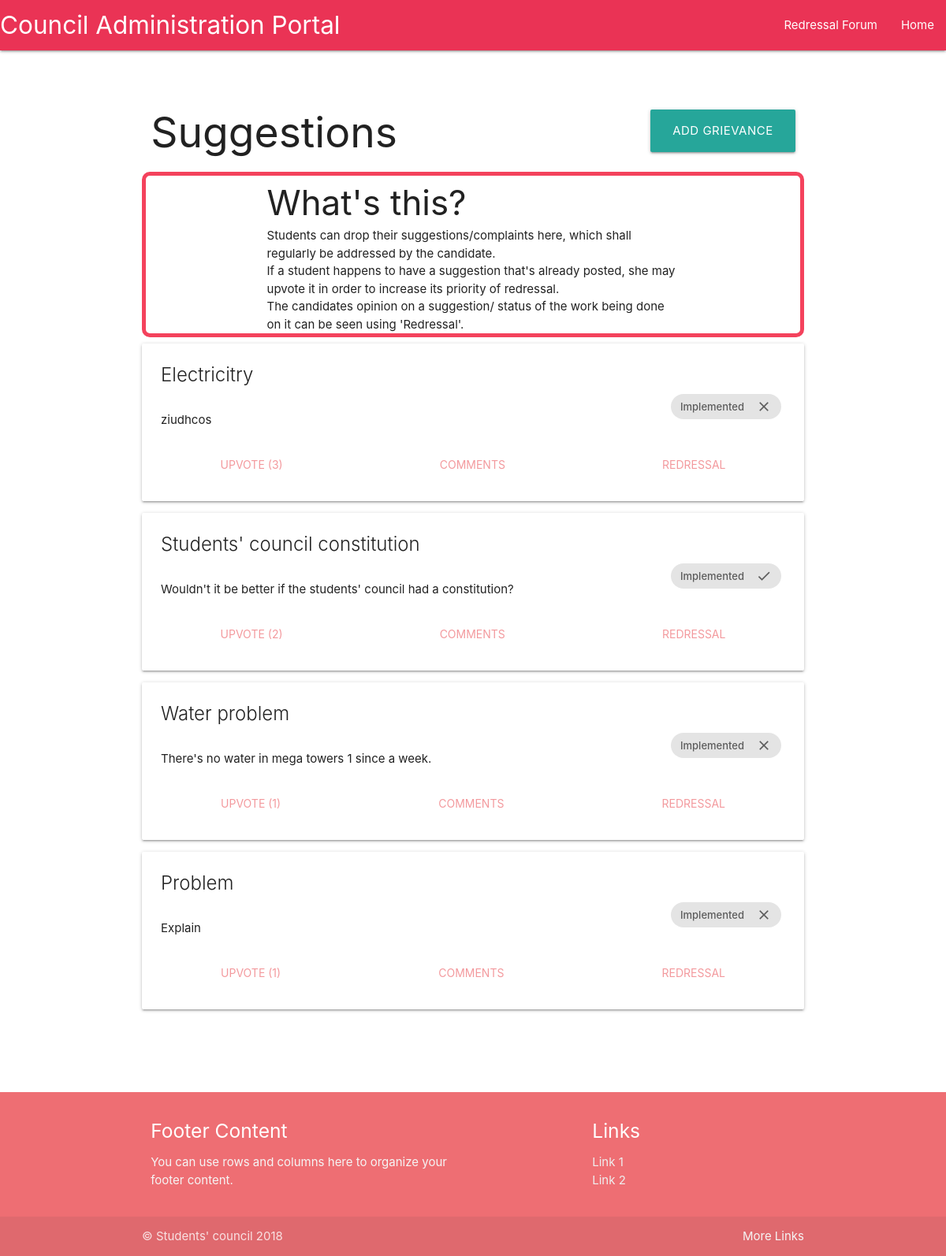
The app's page /grievance/posts/ (signed in) with its own data.
### grievance/models.py (models this page shows, shortened)
class Post(models.Model):
    author = models.ForeignKey(User, on_delete = models.CASCADE)
    title = models.CharField(max_length = 200)
    text = models.TextField()
    upvote = models.IntegerField(default=0)
    implemented = models.BooleanField(default=False)
    created_date = models.DateTimeField(default = timezone.now)
    published_date = models.DateTimeField( blank=True, null = True)

### grievance/views.py (the view)
class PostListView(LoginRequiredMixin,ListView):
    model = Post
    context_object_name = 'posts'
    template_name = 'grievance/complaints/posts.html'
    def get_queryset(self):
        return Post.objects.all().order_by('-upvote')
    def get_context_data(self, **kwargs):
        context = super(PostListView, self).get_context_data(**kwargs)
        context['user'] = User.objects.filter(email=self.request.user.email)
        return context

### grievance/templates/grievance/complaints/posts.html
{% extends "base.html" %}
{% block content %}
<div class="container">
  <div class = "row" style="margin-top:5em;">
    <div class="col s6">
      <h2 style="margin:0px; float:left;">Suggestions</h2>
    </div>
    <div class="col s6">
      <a class="waves-effect waves-light btn-large" style="float:right;" href="{% url 'grievance:add_post' %}">Add Grievance</a>
    </div>
  </div>
  <div class="container suggestions-text">
  <div class="container">
    <h3 style="margin:2% 0 1% 5%;">What's this?</h3>
    <p class="text-usage">Students can drop their suggestions/complaints here, which shall regularly be addressed by the candidate.</p>
    <p class="text-usage">If a student happens to have a suggestion that's already posted, she may upvote it in order to increase its priority of redressal.</p>
    <p class="text-usage">The candidates opinion on a suggestion/ status of the work being done on it can be seen using 'Redressal'.</p>
  </div>
  </div>
   {% for post in posts %}
       {% include "grievance/complaints/post_detail.html" with post=post %}
   {% endfor %}
</div>
{% endblock %}

### grievance/templates/grievance/complaints/post_detail.html (shortened to what this page needs)
<div class="card post-detail">
  <div class="card-content post-detail-content">
    <div>
      <span class="card-title">{{post.title}}</span>
      <div class="chip float right">
        Implemented
        {% if post.implemented %}
        <i class="material-icons right" style="font-size:20px; margin-top:5%;">check</i>
        {% else %}
        <i class="material-icons right" style="font-size:20px; margin-top:5%;">clear</i>
        {% endif %}
      </div>
    </div>
    <br>
    <p>{{post.text}}</p>
  </div>
  <div class="card-tabs">
    <ul class="tabs tabs-fixed-width">
      <li class="tab"><a class="upvote com" href="{% url 'grievance:add_upvotes' post.pk %}">Upvote ({{post.upvote}})</a></li>
      <li class="tab"><a  class="comments activator com">Comments</a></li>
      <li class="tab"><a class="secretary modal-trigger com" href="#{{post.pk}}">Redressal</a></li>
    </ul>
  </div>
</div>

### static/grievance/css/base.css (style rules this page uses)
.post-detail { width:100; height:200px; }
.com { cursor: pointer; }
.post-detail-content { height:65%; }
.text-usage { margin:0 5% 0 5%; }
.suggestions-text { width:100%; border:5px solid rgb(244, 66, 92); border-radius:10px; }
body { background-color: white; background-repeat: no-repeat; background-size: cover; }

### records on screen
Post: title "Electricitry", implemented False (drawn), text "ziudhcos", upvote "3"
Post: title "Students' council constitution", implemented True (drawn), text "Wouldn't it be better if the students' council had a constitution?", upvote "2"
Post: title "Water problem", implemented False (drawn), text "There's no water in mega towers 1 since a week.", upvote "1"
Post: title "Problem", implemented False (drawn), text "Explain", upvote "1"
